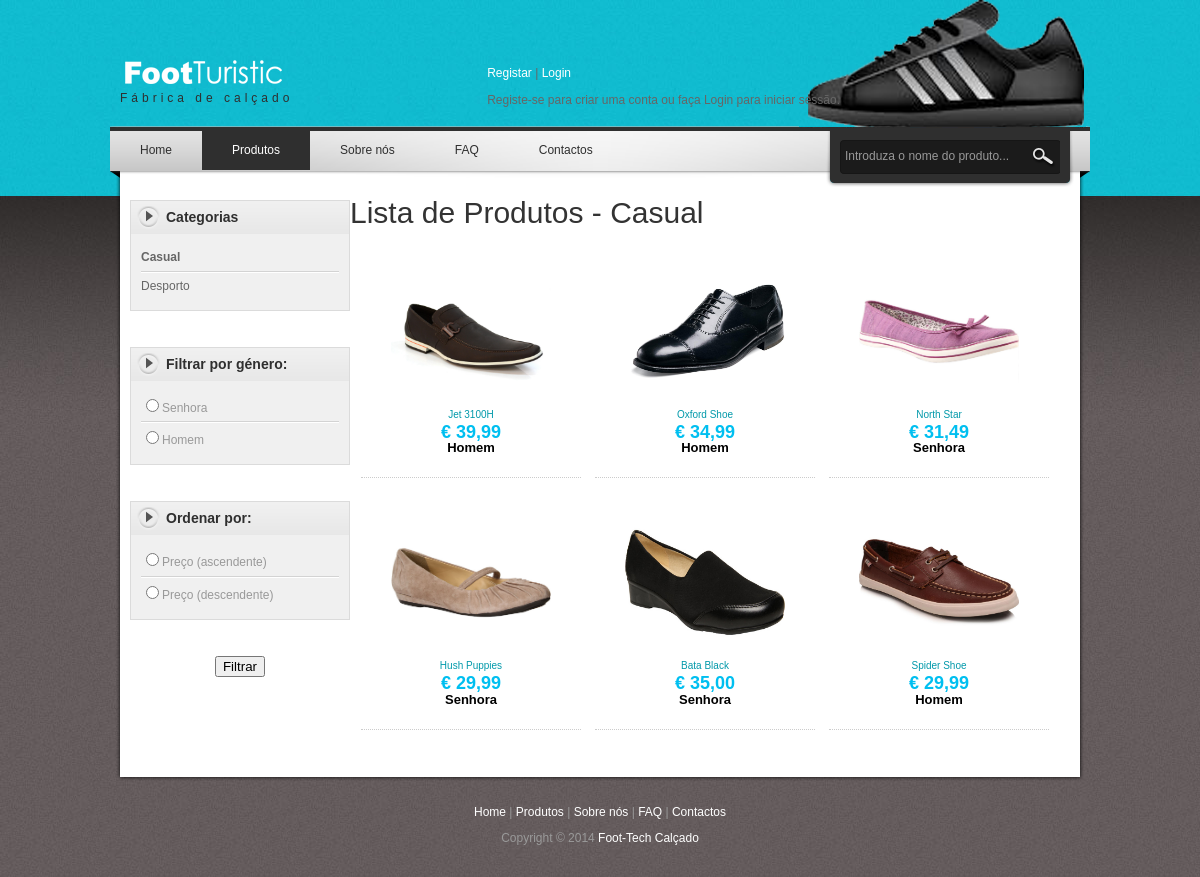
Page /prod_casual.php on the committed database.
### tables this page shows
CREATE TABLE IF NOT EXISTS `produtos` (
  `id` int(11) NOT NULL AUTO_INCREMENT,
  `Nome` varchar(45) NOT NULL,
  `Preco` decimal(10,2) NOT NULL,
  `Genero` varchar(45) NOT NULL,
  `Tipo` varchar(45) NOT NULL,
  `Qtd_Vendas` int(11) NOT NULL,
  `Imagem` varchar(45) NOT NULL,
  PRIMARY KEY (`id`)
);

### prod_casual.php (the view, shortened to what this page needs)
<!DOCTYPE html PUBLIC "-//W3C//DTD XHTML 1.0 Transitional//EN" "http://www.w3.org/TR/xhtml1/DTD/xhtml1-transitional.dtd">
<html xmlns="http://www.w3.org/1999/xhtml">
<head>
<link href="templatemo_style.css" rel="stylesheet" type="text/css" />
<link rel="stylesheet" href="nivo-slider.css" type="text/css" media="screen" />
<link rel="stylesheet" type="text/css" href="css/ddsmoothmenu.css" />
</head>
<body>
<div id="templatemo_body_wrapper">
<div id="templatemo_wrapper">
	<div id="templatemo_header">
    	<div id="site_title"><h1><a href="index.php">Fábrica de calçado</a></h1></div>
        <div id="header_right">
        	<?php
			if (isset($_SESSION['Username']))
			{
			echo "<span STYLE='color:white'>Bem-vindo <b>" .$_SESSION['Username']." </b></span>";
			echo " | <a href='perfil.php'>A minha conta</a> | <a href='logout.php'>Sair</a></p>";
            echo '<p>
            	Carrinho de Compras: <strong>0 itens</strong> ( <a href="carrinho.php">Ver carrinho</a> )
			</p>';
			}
			else {
			echo '<p><a href="registo.php">Registar</a> | <a href="login.php">Login</a></p>';
			echo '<p>Registe-se para criar uma conta ou faça Login para iniciar sessão.</p>';
			}
			?>
		</div>
    </div>
<div id="templatemo_menubar">
    	<div id="top_nav" class="ddsmoothmenu">
            <ul>
                <li><a href="index.php">Home</a></li>
                <li><a href="produtos.php" class="selected">Produtos</a>
                </li>
                <li><a href="sobre.php">Sobre nós</a>
                </li>
                <li><a href="faq.php">FAQ</a></li>
                <li><a href="contacto.php">Contactos</a></li>
            </ul>
            <br style="clear: left" />
        </div>
        <div id="templatemo_search">
            <form action="pesquisa.php" method="get">
              <input type="text" value="Introduza o nome do produto..." name="keyword" id="keyword" title="keyword" onfocus="if(this.value=='Introduza o nome do produto...') this.value='';"" onblur="clearText(this)" class="txt_field" />
              <input type="submit" name="Search" value="" alt="Search" id="searchbutton" title="Search" class="sub_btn"  />
            </form>
        </div>
    </div>
<div id="templatemo_main">
    	<div id="sidebar" class="float_l">
        	<div class="sidebar_box"><span class="bottom"></span>
            	<h3>Categorias</h3>
                <div class="content">
                	<ul class="sidebar_list">
                    	<li class="first"><a href="prod_casual.php"><b>Casual</b></a></li>
                        <li class="last"><a href="prod_desporto.php">Desporto</a></li>
                    </ul>
                </div>
            </div>
			<form action="" method="get">
			<div class="sidebar_box"><span class="bottom"></span>
            	<h3>Filtrar por género:</h3>
                <div class="content">
                	<ul class="sidebar_list">
                    	<li class="first"><input type="radio" name="genero" id="botaofiltro" onclick="uncheckpreco()" value="senhora">Senhora</li>
                        <li class="last"><input type="radio" name="genero" id="botaofiltro2" onclick="uncheckpreco()" value="homem">Homem</li>
                    </ul>
                </div>
			</div>
        	<div class="sidebar_box"><span class="bottom"></span>
            	<h3>Ordenar por:</h3>
                <div class="content">
                	<ul class="sidebar_list">
                    	<li class="first"><input type="radio" name="ordenar" id="botaofiltro3" value="preco_asc">Preço (ascendente)</li>
                        <li class="last"><input type="radio" name="ordenar" id="botaofiltro4" value="preco_desc">Preço (descendente)</li>
                    </ul>
                </div>
            </div>
			<center><input type="submit" value="Filtrar"></center>
			</form>
        </div>
<h1>Lista de Produtos - Casual</h1>
<div align="center">
<?php
include "conn.php";
function GeraColunas($con, $pNumColunas, $pQuery) {
$resultado = mysqli_query($con,$pQuery);
echo ("<table width='100%' border='0'>\n");
 for($i = 0; $i <= mysqli_num_rows($resultado); ++$i) {
 for ($intCont = 0; $intCont < $pNumColunas; $intCont++) {
  $linha = mysqli_fetch_array($resultado);
  if ($i > $linha) {
   break;
  }
  $nome = $linha[1];
  $gen = $linha[3];
  $img = $linha[6];
  $preco = number_format($linha[2],2,",",".");
  if ( $intCont == 0 ) echo "<tr>\n";
  echo "<td>";
?>
 <div class="product_box">
<?php
  if(mysqli_num_rows($resultado) >0){
  echo "<table width='220' border='0' cellspacing='0' cellpadding='0'>";
  echo "<tr>";
  echo "<td width='250' height='141' valign='middle'><div align='center'><img src='produtos/".$img."' border='0' width='160' height='141' /></div></td>";
  echo "</tr>";
  echo "<tr>";
  echo "<td>";
  echo "<table width='92%' border='0' align='center' cellpadding='0' cellspacing='0'>";
  echo "<tr>";
  echo "<td><div align='center' style='font-size:10px;font-family:Arial'><strong><a>".$nome."</a></strong></div><strong><div align='center'><font color='##00BFFF' size='4px'> € ".$preco."</a></strong></div><strong><div align='center'><font face='Arial' color='#000000' size=2px> ".$gen."  </font></strong></div></td>";
  echo "</tr>";
  }
  else {echo "<b>Não foram encontrados produtos.</b>";
	   echo "\n";
	   echo "<img src='imgs/aviso.png' height='230' width='230'/>";}
?>
 </div>
<?php
  if ( $intCont == $pNumColunas-1 ) {
   echo "</tr>\n";
  } else { $i++; }
 }
 }
}
if (isset($_REQUEST['genero']) && $_REQUEST['genero']=="senhora")
{
	?>
	<script>checksenhora()</script>
	<?php
	if (isset($_REQUEST['ordenar']) && $_REQUEST['ordenar']=="preco_asc")
	{
		?>
		<table cellSpacing=1 cellPadding=0 width="50%" align=center border=0>
		<tr>
		<td>
		<script>checksenhora()</script>
		<script>checkprecoasc()</script>
		<?php
		$sql = 'SELECT * FROM produtos WHERE Genero="Senhora" AND Tipo="Casual" ORDER BY Preco ASC';
		GeraColunas($conn, 3, $sql)
		?>
		</td>
		</tr>
		</table>
		<?php
	}
	else if (isset($_REQUEST['ordenar']) && $_REQUEST['ordenar']=="preco_desc")
	{
		?>
		<table cellSpacing=1 cellPadding=0 width="50%" align=center border=0>
		<tr>
		<td>
		<script>checksenhora()</script>
		<script>checkprecodesc()</script>
		<?php
		$sql = 'SELECT * FROM produtos WHERE Genero="Senhora" AND Tipo="Casual" ORDER BY Preco DESC';
		GeraColunas($conn, 3, $sql)
		?>
		</td>
		</tr>
		</table>
		<?php
	}
	else
	{
		?>
		<table cellSpacing=1 cellPadding=0 width="50%" align=center border=0>
		<tr>
		<td>
		<script>checksenhora()</script>
		<?php
		$sql = 'SELECT * FROM produtos WHERE Genero="Senhora" AND Tipo="Casual" ORDER BY RAND()';
		GeraColunas($conn, 3,$sql)
		?>
		</td>
		</tr>
		</table>
		<?php
	}
}
else
{
	?>
	<?php
	if (isset($_REQUEST['ordenar']) && $_REQUEST['ordenar']=="preco_asc")
	{
		?>
		<table cellSpacing=1 cellPadding=0 width="50%" align=center border=0>
		<tr>
		<td>
		<script>checkprecoasc()</script>
		<?php
		$sql = 'SELECT * FROM produtos WHERE Tipo="Casual" ORDER BY Preco ASC';
		GeraColunas($conn,3, $sql)
		?>
		</td>
		</tr>
		</table>
		<?php
	}
	else
	{
		?>
		<table cellSpacing=1 cellPadding=0 width="50%" align=center border=0>
		<tr>
		<td>
		<?php
		$sql = 'SELECT * FROM produtos WHERE Tipo="Casual" ORDER BY RAND()';
		GeraColunas($conn,3,$sql)
		?>
		<?php
	}
}
?>
<div id="templatemo_footer">
<p><a href="index.php">Home</a> | <a href="produtos.php">Produtos</a> | <a href="sobre.php">Sobre nós</a> | <a href="faq.php">FAQ</a> | <a href="contacto.php">Contactos</a>
</p>
Copyright © 2014 <a href="index.php">Foot-Tech Calçado</a>
</div>
</body>
</html>

### templatemo_style.css (style rules this page uses)
body { margin: 0; padding: 0; color: #999; font-family: Tahoma, Geneva, sans-serif; font-size: 12px; line-height: 1.4em; background-color: #665f5f; background-repeat: repeat; background-image: url(images/templatemo_body.jpg) }
a, a:link, a:visited { color: #0299aa; font-weight: normal; text-decoration: none }
p { margin: 0 0 10px 0; padding: 0; }
img { border: none; }
h1, h2, h3, h4, h5, h6 { color: #333; font-weight: normal; }
h1 { font-size: 30px; margin: 0 0 30px; padding: 5px 0 }
h3 { font-size: 20px; margin: 0 0 20px; padding: 0; }
.float_l { float: left }
#templatemo_body_wrapper { width: 100%; background: url(images/templatemo_body_top.jpg) repeat-x top }
#templatemo_wrapper { width: 980px; margin: 0 auto; }
#templatemo_header { width: 960px; height: 70px; padding: 30px 10px; background: url(images/templatemo_header_bg.png) no-repeat bottom; }
#templatemo_menubar { width: 980px; height: 60px; background: url(images/templatemo_menubar.png) no-repeat; }
#templatemo_main { width: 940px; padding: 10px 20px; background: url(images/templatemo_main_bg.png) repeat-y }
#sidebar { width: 220px }
#templatemo_footer { width: 960px; padding: 30px 10px; text-align: center; background: url(images/templatemo_footer.png) no-repeat top }
#site_title { float: left; margin-top: 30px; }
#site_title h1 { margin: 0; padding: 0 }
#site_title h1 a { display: block; width: 300px; height: 40px; padding-top: 30px; font-size: 12px; letter-spacing: 4px; color: #2f2f2f; text-align: left; background: url(images/templatemo_logo.png) no-repeat top left }
#header_right { float: right; margin: 35px 240px 0 0; color: #666; }
#header_right a { color: #fff }
#templatemo_search { float: right; margin: 10px 30px 0; width: 220px; height: 34px; background: url(images/templatemo_search_bg.png) }
#templatemo_search form { margin: 0; padding: 0; }
#templatemo_search .txt_field { float: left; display: block; height: 22px; line-height: 22px; width: 170px; color: #999; font-size: 12px; padding: 5px; font-variant: normal; border: none; background: none; }
#templatemo_search .sub_btn { float: right; display: block; color: #fff; height: 33px; width: 40px; font-size: 11px; font-weight: 700; line-height: 26px; cursor: pointer; border: none; background: none; }
.sidebar_box { position: relative; background: #f0f0f0; margin-bottom: 36px; border: 1px solid #dbdbdb }
.sidebar_box h3 { font-size: 14px; font-weight: 700; padding: 0 10px 0 35px; margin: 0; width: 185px; height: 33px; line-height: 33px; margin-bottom: 0; background: url(images/templatemo_sidebar_header.png) no-repeat; color: #2f2f2f }
#sidebar .sidebar_box .content { padding: 10px 10px 0; }
#sidebar .sidebar_list { margin: 0; padding: 0 0 10px; list-style: none; }
#sidebar .sidebar_list li { display: block; margin: 0; padding: 5px 0; border-top: 1px solid #fff; border-bottom: 1px solid #d3d3d3 }
#sidebar .sidebar_list li.first { border-top: none }
#sidebar .sidebar_list li.last { border-bottom: none }
#sidebar .sidebar_list li a { color: #666; }
.product_box { float: left; width: 220px; text-align: center; margin: 0 10px 30px 0; padding-bottom: 20px; border-bottom: 1px dotted #ccc }
.product_box img { margin-bottom: 5px; }
#templatemo_footer { color: #999 }
#templatemo_footer a { color: #fff; }

### css/ddsmoothmenu.css (style rules this page uses)
.ddsmoothmenu { float: left; }
.ddsmoothmenu ul { z-index:100; margin: 0; padding: 0; list-style-type: none; }
.ddsmoothmenu ul li { position: relative; display: inline; float: left; }
.ddsmoothmenu ul li a { display: block; padding: 0 30px; height: 40px; line-height: 40px; font-size: 12px; color: #2f2f2f; text-decoration: none; outline: none; text-align: center; }
.ddsmoothmenu ul li a.selected, .ddsmoothmenu ul li a:hover { color: #fff; background: #2f2f2f; }

### rows in the picture
produtos: Imagem (picture), Nome "Jet 3100H", Preco "39,99", Genero "Homem"
produtos: Imagem (picture), Nome "Oxford Shoe", Preco "34,99", Genero "Homem"
produtos: Imagem (picture), Nome "North Star", Preco "31,49", Genero "Senhora"
produtos: Imagem (picture), Nome "Hush Puppies", Preco "29,99", Genero "Senhora"
produtos: Imagem (picture), Nome "Bata Black", Preco "35,00", Genero "Senhora"
produtos: Imagem (picture), Nome "Spider Shoe", Preco "29,99", Genero "Homem"
